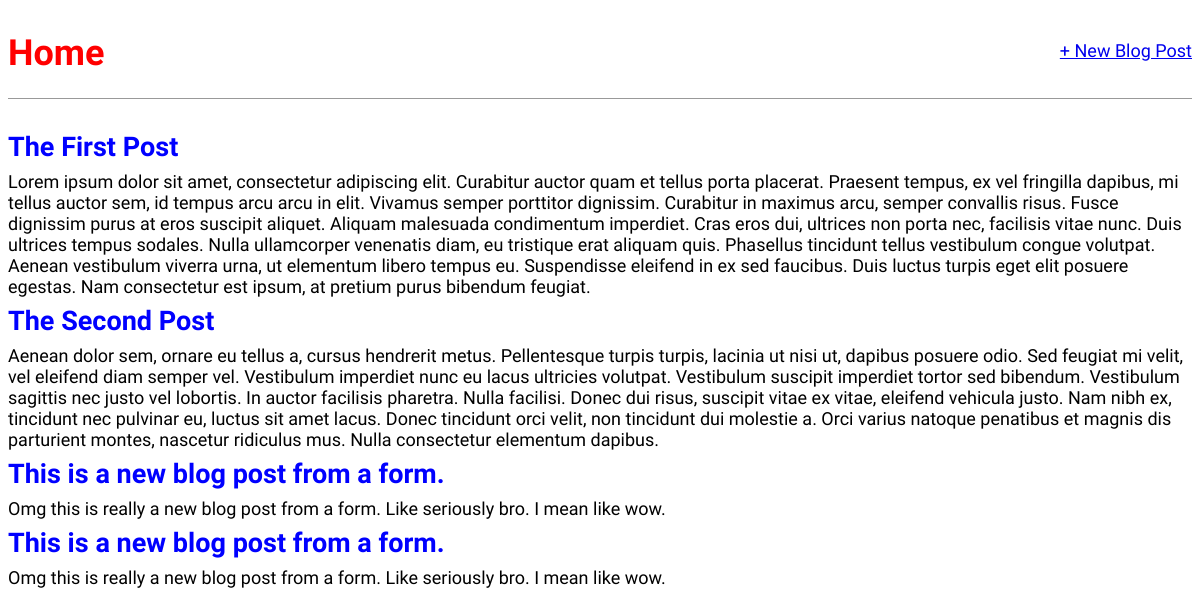
The app's page /, older data.
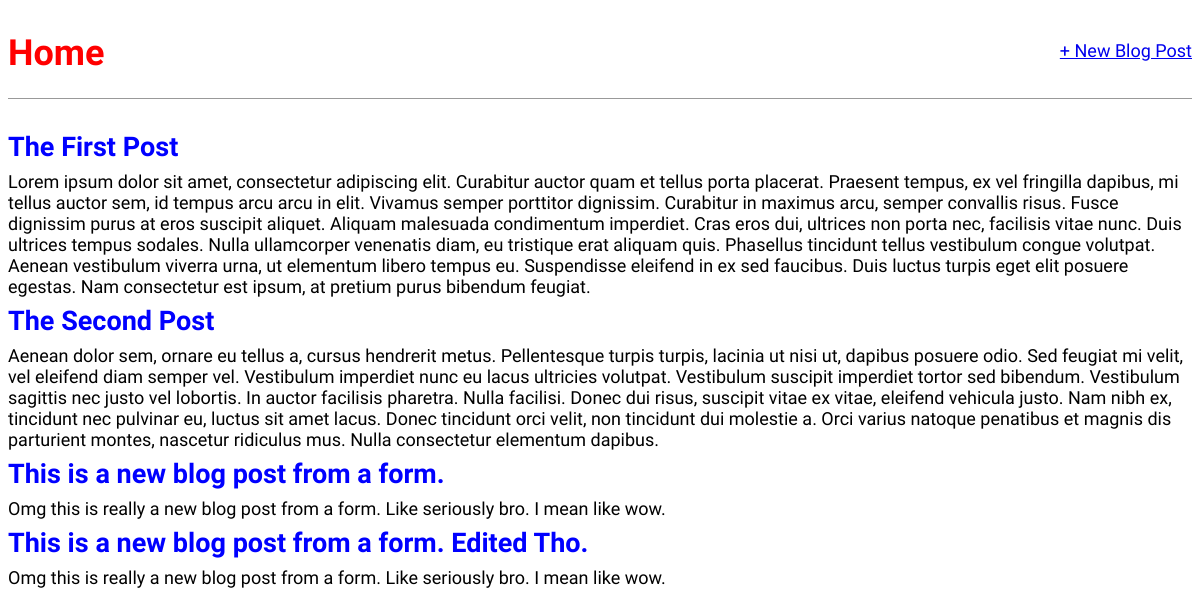
The same page, newer data.
### blog/models.py (models this page shows, shortened)
class Post(models.Model):
    title = models.TextField(max_length=200)
    author = models.ForeignKey('auth.User', on_delete=models.CASCADE)
    body = models.TextField()

### blog/views.py (the view)
# urls.py: path('', BlogListView.as_view(), name='home'),
class BlogListView(ListView):
    model = Post
    context_object_name = 'all_posts_list'
    template_name = 'home.html'

### templates/home.html
{% extends 'base.html' %}
{% block content %}
  <div class="post-entry">
    {% for post in all_posts_list %}
      <h2><a href="{% url 'post_detail' post.id %}">{{ post.title }}</a></h2>
      <body>
        {{ post.body }}
      </body>
    {% endfor %}
  </div>
{% endblock content %}

Row changes from the older to the newer data that the page shows:
changed Post: title "This is a new blog post from a form." → "This is a new blog post from a form. Edited Tho."
